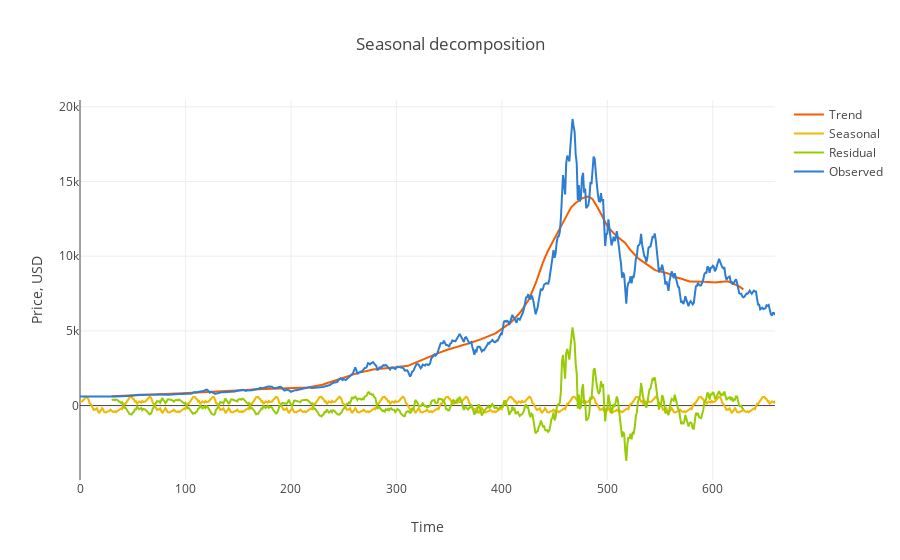

The notebook cell saved with this chart:
### Markdown cell above
### Seasonal Decomposition

Next, we will perform a seasonal decomposition on the data (inevitable given the breadth and category of the data we are workign with) to estimate its trend and seasonality. We will plot it all out so we can see the actual price movements on the plot below (“observed”) as well as the trend and seasonality in our data.

We will be using `seasonal_decompose` function which is a part of the `time series analysis (tsa)` in `statsmodel`. Click [here](https://www.statsmodels.org/dev/generated/statsmodels.tsa.seasonal.seasonal_decompose.html) to read more about it.

Further, as mentioned above, we will be using plot.ly's line and scatter plots, which you can read more about [here](https://plot.ly/python/line-and-scatter/).

### Code cell
s = sm.tsa.seasonal_decompose(working_data.Weighted_Price.values, freq=60)

trace1 = go.Scatter(x = np.arange(0, len(s.trend), 1),
                    y = s.trend,mode = 'lines',
                    name = 'Trend',
                    line = dict(color = ('rgb(244, 93, 1)'), width = 2)
                   )

trace2 = go.Scatter(x = np.arange(0, len(s.seasonal), 1),
                    y = s.seasonal,mode = 'lines',
                    name = 'Seasonal',
                    line = dict(color = ('rgb(238, 185, 2)'),width = 2)
                   )

trace3 = go.Scatter(x = np.arange(0, len(s.resid), 1),
                    y = s.resid,mode = 'lines',
                    name = 'Residual',
                    line = dict(color = ('rgb(151, 204, 4)'), width = 2))

trace4 = go.Scatter(x = np.arange(0, len(s.observed), 1),
                    y = s.observed,mode = 'lines',
                    name = 'Observed',
                    line = dict(color = ('rgb(45, 125, 210)'), width = 2))

data = [trace1, trace2, trace3, trace4]

layout = dict(title = 'Seasonal decomposition',
              xaxis = dict(title = 'Time'),
              yaxis = dict(title = 'Price, USD')
             )

fig = dict(data=data,
           layout=layout)

py.iplot(fig, filename='seasonal_decomposition')

### Figure 1 — Plotly figure (JSON) as saved in the notebook; plotly's stock layout.template omitted (floating-point values rounded to 4 significant figures; data arrays with more than 128 entries replaced by an {"elided": "..."} marker saying what was removed)
{"data": [{"line": {"color": "rgb(244, 93, 1)", "width": 2}, "mode": "lines", "name": "Trend", "type": "scatter", "uid": "8e5b0cf8-e75d-11e8-a727-acbc3299c38d", "x": {"elided": "660 int values"}, "y": {"elided": "660 float values"}}, {"line": {"color": "rgb(238, 185, 2)", "width": 2}, "mode": "lines", "name": "Seasonal", "type": "scatter", "uid": "8e5b0e88-e75d-11e8-940c-acbc3299c38d", "x": {"elided": "660 int values"}, "y": {"elided": "660 float values"}}, {"line": {"color": "rgb(151, 204, 4)", "width": 2}, "mode": "lines", "name": "Residual", "type": "scatter", "uid": "8e5b0f50-e75d-11e8-8ea9-acbc3299c38d", "x": {"elided": "660 int values"}, "y": {"elided": "660 float values"}}, {"line": {"color": "rgb(45, 125, 210)", "width": 2}, "mode": "lines", "name": "Observed", "type": "scatter", "uid": "8e5b0ff0-e75d-11e8-a298-acbc3299c38d", "x": {"elided": "660 int values"}, "y": {"elided": "660 float values"}}], "layout": {"title": "Seasonal decomposition", "xaxis": {"title": "Time"}, "yaxis": {"title": "Price, USD"}}}
